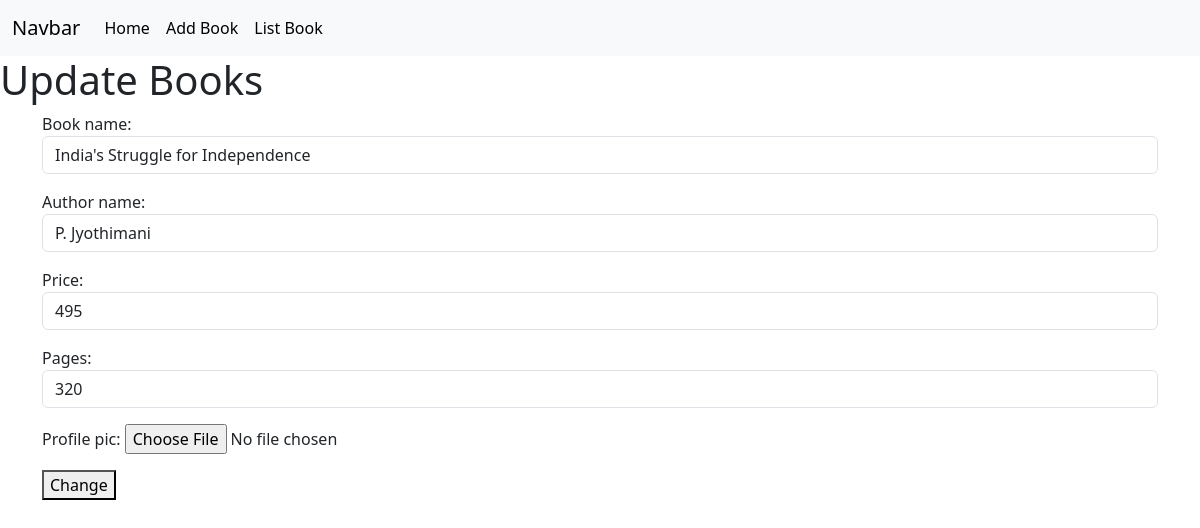
Page /book/2/change on the committed database.
### myapps/models.py (models this page shows, shortened)
class Books(models.Model):
    book_name=models.CharField(max_length=200)
    author_name=models.CharField(max_length=200)
    price=models.PositiveIntegerField()
    pages=models.PositiveIntegerField()
    profile_pic=models.ImageField(upload_to="images",null=True)

### myapps/views.py (the view, shortened to what this page needs)
# urls.py: path('book/<int:pk>/change',views.BookUpdateView.as_view(),name="book-edit"),
class BookUpdateView(View):
    def get(self,request,*args,**kwargs):
        id=kwargs.get("pk")
        obj=Books.objects.get(id=id)
        form=BookModelForm(instance=obj)
        return render(request,"book_edit.html",{"form":form})

### myapps/forms.py
class BookModelForm(forms.ModelForm):
    class Meta:
        model=Books
        fields="__all__"
        widgets={
            "book_name":forms.TextInput(attrs={"class":"form-control"}),
            "author_name":forms.TextInput(attrs={"class":"form-control"}),
            "price":forms.NumberInput(attrs={"class":"form-control"}),
            "pages":forms.NumberInput(attrs={"class":"form-control"})
        }

### myapps/templates/book_edit.html (shortened to what this page needs)
{%extends 'base.html'%}
{%block body_block%}
<h1>Update Books</h1>
    <div class="container">
        <form action="" method="post" enctype="multipart/form-data">
            {{form.as_p}}
            <button type="submit">Change</button>
        </form>
    </div>
{%endblock%}

### rows in the picture
Books: book_name "India's Struggle for Independence", author_name "P. Jyothimani", price "495", pages "320"
